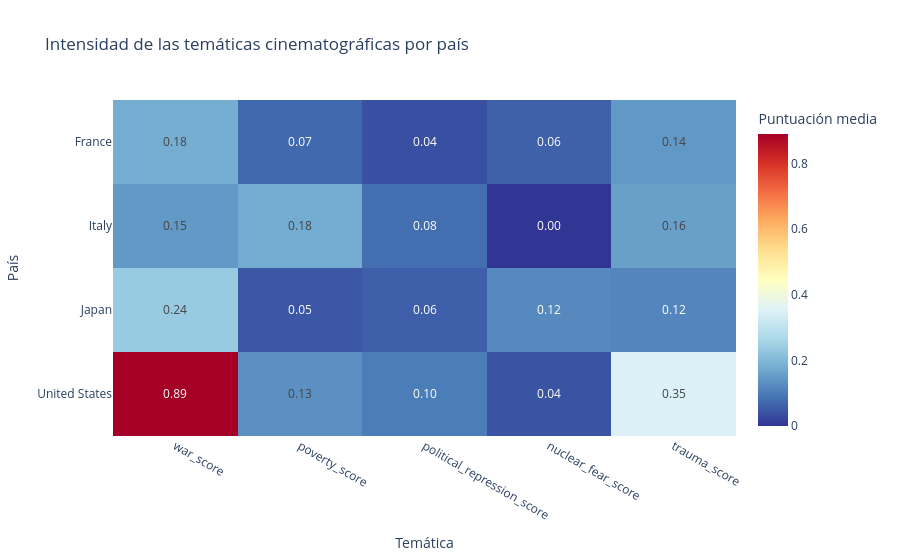

The cell this chart's notebook holds for it:
### Code cell
fig = px.imshow(
    df_paises.set_index("paises_norm")[variables], text_auto=".2f", aspect="auto", color_continuous_scale="RdYlBu_r",
    title="Intensidad de las temáticas cinematográficas por país",
    labels={"x": "Temática", "y": "País", "color": "Puntuación media"}
)

fig.show()

### Figure 1 — Plotly figure (JSON) as saved in the notebook; plotly's stock layout.template omitted (floating-point values rounded to 4 significant figures)
{"data": [{"coloraxis": "coloraxis", "hovertemplate": "Temática: %{x}<br>País: %{y}<br>Puntuación media: %{z}<extra></extra>", "name": "0", "texttemplate": "%{z:.2f}", "type": "heatmap", "x": ["war_score", "poverty_score", "political_repression_score", "nuclear_fear_score", "trauma_score"], "xaxis": "x", "y": ["France", "Italy", "Japan", "United States"], "yaxis": "y", "z": [[0.1807, 0.07229, 0.03614, 0.06024, 0.1446], [0.1455, 0.1758, 0.07879, 0.0, 0.1576], [0.2368, 0.04511, 0.05639, 0.1203, 0.1165], [0.8892, 0.1315, 0.1011, 0.04192, 0.3473]]}], "layout": {"coloraxis": {"autocolorscale": false, "colorbar": {"title": {"text": "Puntuación media"}}, "colorscale": [[0, "rgb(49,54,149)"], [0.1, "rgb(69,117,180)"], [0.2, "rgb(116,173,209)"], [0.3, "rgb(171,217,233)"], [0.4, "rgb(224,243,248)"], [0.5, "rgb(255,255,191)"], [0.6, "rgb(254,224,144)"], [0.7, "rgb(253,174,97)"], [0.8, "rgb(244,109,67)"], [0.9, "rgb(215,48,39)"], [1, "rgb(165,0,38)"]]}, "title": {"text": "Intensidad de las temáticas cinematográficas por país"}, "xaxis": {"anchor": "y", "domain": [0, 1], "title": {"text": "Temática"}}, "yaxis": {"anchor": "x", "autorange": "reversed", "domain": [0, 1], "title": {"text": "País"}}}}
